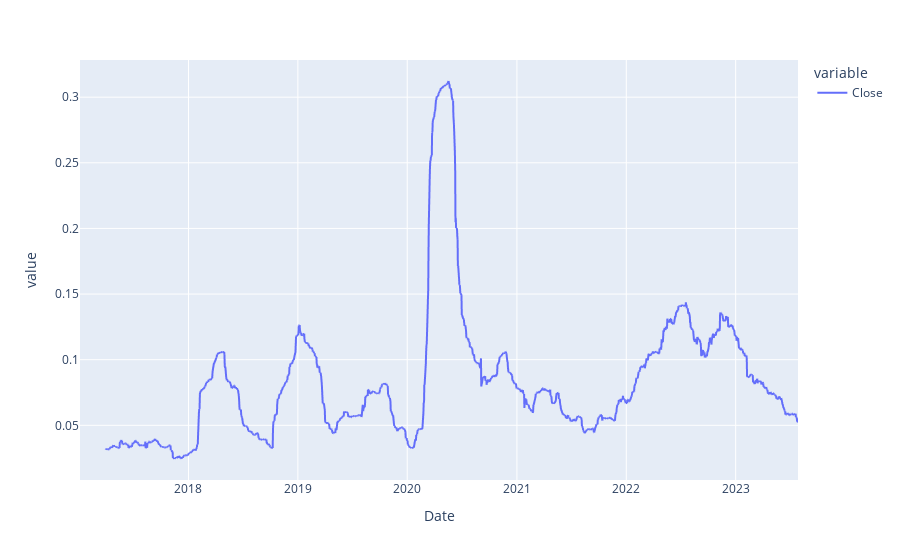

Source (notebook cell):
### Markdown cell above
# Modigliani Ratio (M2 Ratio)

### Modigliani Ratio measure the returns of the portfolio, adjusted for the risk of the portfolio relative to that of some benchmark.

### e.g Take benchmark volatility (some market index) and then use that volatility to benchmark risk of our portfolio

### Code cell
df_sp500 = pdr.get_data_yahoo(['^GSPC'], start, end)

Close_sp500 = df_sp500.Close

log_returns_sp500 = np.log(df_sp500.Close/df_sp500.Close.shift(1)).dropna()

volatility_sp500 = log_returns_sp500.rolling(window=LOOKBACK_PERIOD).std() * np.sqrt(LOOKBACK_PERIOD)

volatility_sp500.plot()

### Figure 1 — Plotly figure (JSON) as saved in the notebook; plotly's stock layout.template omitted (floating-point values rounded to 4 significant figures; data arrays with more than 128 entries replaced by an {"elided": "..."} marker saying what was removed)
{"data": [{"hovertemplate": "variable=Close<br>Date=%{x}<br>value=%{y}<extra></extra>", "legendgroup": "Close", "line": {"color": "#636efa", "dash": "solid"}, "marker": {"symbol": "circle"}, "mode": "lines", "name": "Close", "showlegend": true, "type": "scattergl", "x": {"elided": "1652 str values"}, "xaxis": "x", "y": {"elided": "1652 float values"}, "yaxis": "y"}], "layout": {"legend": {"title": {"text": "variable"}, "tracegroupgap": 0}, "margin": {"t": 60}, "xaxis": {"anchor": "y", "domain": [0, 1], "title": {"text": "Date"}}, "yaxis": {"anchor": "x", "domain": [0, 1], "title": {"text": "value"}}}}
